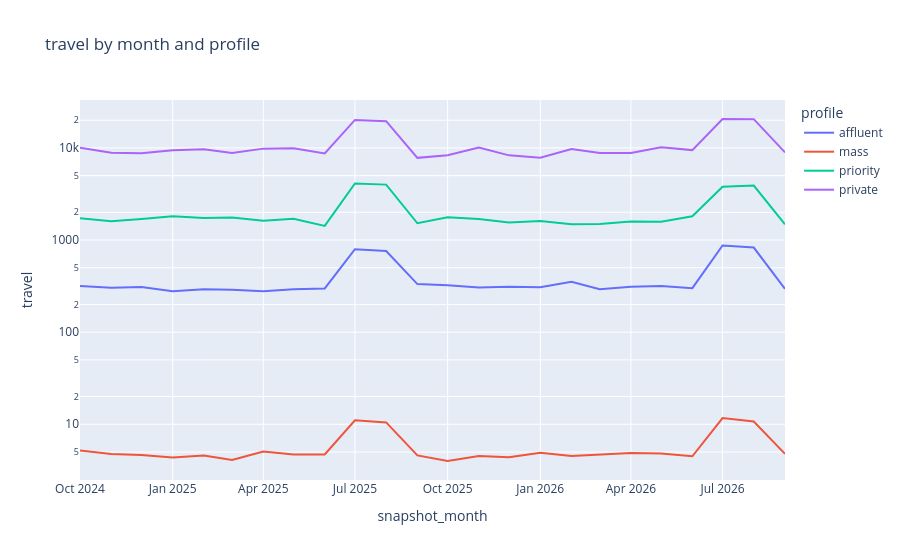
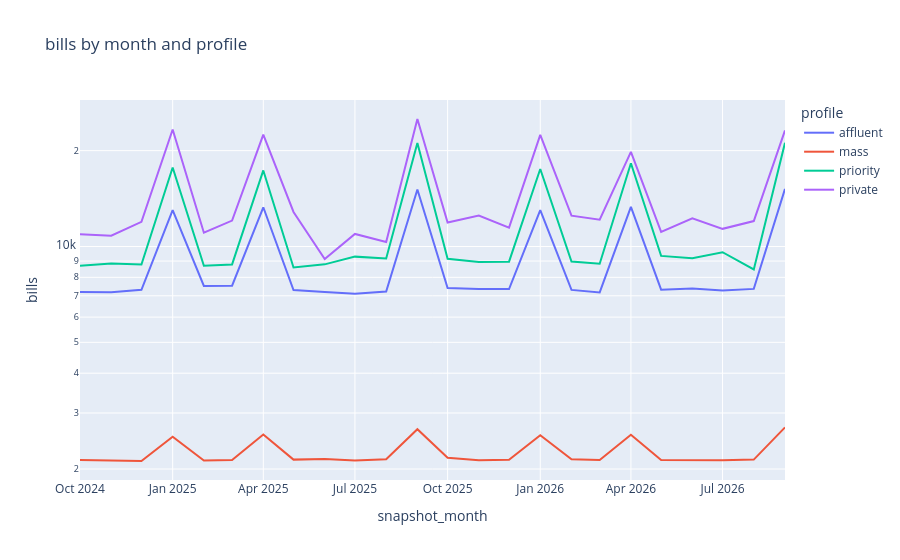
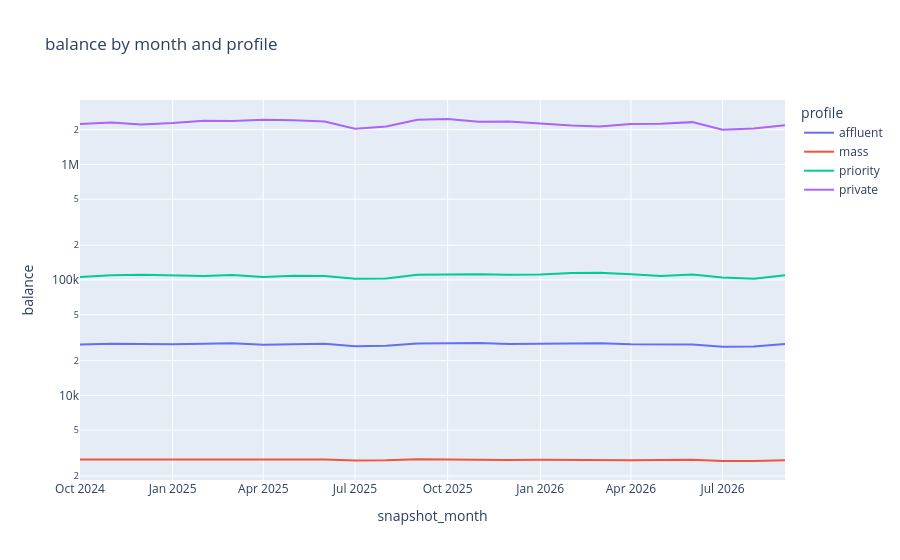
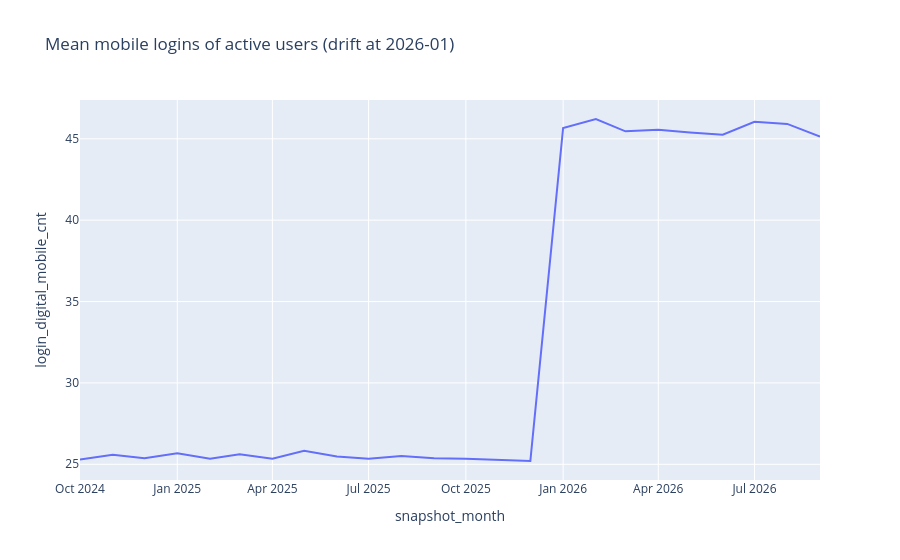

Source (notebook cell) for these figures, in order:
### Markdown cell above
## 5. Time effects
Summer: travel spend and FX up, balances down, less so for Mass. School fees in September,
January and April. Bonuses January–April. Mobile logins jump at the app relaunch (2026-01).

### Code cell
seasonal = (
    prof.groupby(["snapshot_month", "profile"])
    .agg(
        travel=("spend_cc_travel_vol", "mean"),
        bills=("outflow_casa_bills_vol", "mean"),
        balance=("casa_bal", "median"),
    )
    .reset_index()
)
for column in ["travel", "bills", "balance"]:
    px.line(
        seasonal,
        x="snapshot_month",
        y=column,
        color="profile",
        log_y=True,
        title=f"{column} by month and profile",
    ).show()
logins = amt.groupby("snapshot_month")["login_digital_mobile_cnt"].apply(lambda s: s[s > 0].mean())
px.line(
    logins.reset_index(),
    x="snapshot_month",
    y="login_digital_mobile_cnt",
    title="Mean mobile logins of active users (drift at 2026-01)",
).show()

### Figure 1 — Plotly figure (JSON) as saved in the notebook; plotly's stock layout.template omitted (floating-point values rounded to 4 significant figures)
{"data": [{"hovertemplate": "profile=affluent<br>snapshot_month=%{x}<br>travel=%{y}<extra></extra>", "legendgroup": "affluent", "line": {"color": "#636efa", "dash": "solid"}, "marker": {"symbol": "circle"}, "mode": "lines", "name": "affluent", "orientation": "v", "showlegend": true, "type": "scatter", "x": ["2024-10-01", "2024-11-01", "2024-12-01", "2025-01-01", "2025-02-01", "2025-03-01", "2025-04-01", "2025-05-01", "2025-06-01", "2025-07-01", "2025-08-01", "2025-09-01", "2025-10-01", "2025-11-01", "2025-12-01", "2026-01-01", "2026-02-01", "2026-03-01", "2026-04-01", "2026-05-01", "2026-06-01", "2026-07-01", "2026-08-01", "2026-09-01"], "xaxis": "x", "y": [316.3, 304.1, 308.5, 278.4, 292.9, 289.2, 278.9, 292.8, 298.2, 794.4, 759.7, 332.2, 323.1, 304.9, 310.4, 307.7, 352.6, 292.0, 311.4, 317.7, 300.3, 872.1, 828.5, 295.1], "yaxis": "y"}, {"hovertemplate": "profile=mass<br>snapshot_month=%{x}<br>travel=%{y}<extra></extra>", "legendgroup": "mass", "line": {"color": "#EF553B", "dash": "solid"}, "marker": {"symbol": "circle"}, "mode": "lines", "name": "mass", "orientation": "v", "showlegend": true, "type": "scatter", "x": ["2024-10-01", "2024-11-01", "2024-12-01", "2025-01-01", "2025-02-01", "2025-03-01", "2025-04-01", "2025-05-01", "2025-06-01", "2025-07-01", "2025-08-01", "2025-09-01", "2025-10-01", "2025-11-01", "2025-12-01", "2026-01-01", "2026-02-01", "2026-03-01", "2026-04-01", "2026-05-01", "2026-06-01", "2026-07-01", "2026-08-01", "2026-09-01"], "xaxis": "x", "y": [5.191, 4.757, 4.655, 4.37, 4.588, 4.095, 5.073, 4.692, 4.712, 11.05, 10.48, 4.59, 3.995, 4.517, 4.388, 4.904, 4.538, 4.684, 4.867, 4.815, 4.49, 11.68, 10.73, 4.769], "yaxis": "y"}, {"hovertemplate": "profile=priority<br>snapshot_month=%{x}<br>travel=%{y}<extra></extra>", "legendgroup": "priority", "line": {"color": "#00cc96", "dash": "solid"}, "marker": {"symbol": "circle"}, "mode": "lines", "name": "priority", "orientation": "v", "showlegend": true, "type": "scatter", "x": ["2024-10-01", "2024-11-01", "2024-12-01", "2025-01-01", "2025-02-01", "2025-03-01", "2025-04-01", "2025-05-01", "2025-06-01", "2025-07-01", "2025-08-01", "2025-09-01", "2025-10-01", "2025-11-01", "2025-12-01", "2026-01-01", "2026-02-01", "2026-03-01", "2026-04-01", "2026-05-01", "2026-06-01", "2026-07-01", "2026-08-01", "2026-09-01"], "xaxis": "x", "y": [1720.0, 1604.0, 1690.0, 1808.0, 1737.0, 1751.0, 1622.0, 1700.0, 1422.0, 4117.0, 3996.0, 1521.0, 1771.0, 1687.0, 1549.0, 1613.0, 1487.0, 1493.0, 1590.0, 1584.0, 1810.0, 3785.0, 3899.0, 1479.0], "yaxis": "y"}, {"hovertemplate": "profile=private<br>snapshot_month=%{x}<br>travel=%{y}<extra></extra>", "legendgroup": "private", "line": {"color": "#ab63fa", "dash": "solid"}, "marker": {"symbol": "circle"}, "mode": "lines", "name": "private", "orientation": "v", "showlegend": true, "type": "scatter", "x": ["2024-10-01", "2024-11-01", "2024-12-01", "2025-01-01", "2025-02-01", "2025-03-01", "2025-04-01", "2025-05-01", "2025-06-01", "2025-07-01", "2025-08-01", "2025-09-01", "2025-10-01", "2025-11-01", "2025-12-01", "2026-01-01", "2026-02-01", "2026-03-01", "2026-04-01", "2026-05-01", "2026-06-01", "2026-07-01", "2026-08-01", "2026-09-01"], "xaxis": "x", "y": [10060.0, 8846.0, 8726.0, 9413.0, 9681.0, 8805.0, 9822.0, 9933.0, 8698.0, 20130.0, 19510.0, 7802.0, 8321.0, 10090.0, 8302.0, 7844.0, 9746.0, 8786.0, 8793.0, 10190.0, 9470.0, 20600.0, 20520.0, 8940.0], "yaxis": "y"}], "layout": {"legend": {"title": {"text": "profile"}, "tracegroupgap": 0}, "title": {"text": "travel by month and profile"}, "xaxis": {"anchor": "y", "domain": [0.0, 1.0], "title": {"text": "snapshot_month"}}, "yaxis": {"anchor": "x", "domain": [0.0, 1.0], "title": {"text": "travel"}, "type": "log"}}}

### Figure 2 — Plotly figure (JSON) as saved in the notebook; plotly's stock layout.template omitted (floating-point values rounded to 4 significant figures)
{"data": [{"hovertemplate": "profile=affluent<br>snapshot_month=%{x}<br>bills=%{y}<extra></extra>", "legendgroup": "affluent", "line": {"color": "#636efa", "dash": "solid"}, "marker": {"symbol": "circle"}, "mode": "lines", "name": "affluent", "orientation": "v", "showlegend": true, "type": "scatter", "x": ["2024-10-01", "2024-11-01", "2024-12-01", "2025-01-01", "2025-02-01", "2025-03-01", "2025-04-01", "2025-05-01", "2025-06-01", "2025-07-01", "2025-08-01", "2025-09-01", "2025-10-01", "2025-11-01", "2025-12-01", "2026-01-01", "2026-02-01", "2026-03-01", "2026-04-01", "2026-05-01", "2026-06-01", "2026-07-01", "2026-08-01", "2026-09-01"], "xaxis": "x", "y": [7189.0, 7182.0, 7313.0, 13020.0, 7520.0, 7534.0, 13280.0, 7299.0, 7192.0, 7102.0, 7223.0, 15100.0, 7404.0, 7350.0, 7349.0, 13020.0, 7304.0, 7173.0, 13310.0, 7316.0, 7384.0, 7269.0, 7358.0, 15170.0], "yaxis": "y"}, {"hovertemplate": "profile=mass<br>snapshot_month=%{x}<br>bills=%{y}<extra></extra>", "legendgroup": "mass", "line": {"color": "#EF553B", "dash": "solid"}, "marker": {"symbol": "circle"}, "mode": "lines", "name": "mass", "orientation": "v", "showlegend": true, "type": "scatter", "x": ["2024-10-01", "2024-11-01", "2024-12-01", "2025-01-01", "2025-02-01", "2025-03-01", "2025-04-01", "2025-05-01", "2025-06-01", "2025-07-01", "2025-08-01", "2025-09-01", "2025-10-01", "2025-11-01", "2025-12-01", "2026-01-01", "2026-02-01", "2026-03-01", "2026-04-01", "2026-05-01", "2026-06-01", "2026-07-01", "2026-08-01", "2026-09-01"], "xaxis": "x", "y": [2136.0, 2127.0, 2120.0, 2525.0, 2127.0, 2135.0, 2568.0, 2141.0, 2152.0, 2127.0, 2147.0, 2667.0, 2171.0, 2132.0, 2137.0, 2554.0, 2145.0, 2136.0, 2563.0, 2137.0, 2129.0, 2133.0, 2141.0, 2703.0], "yaxis": "y"}, {"hovertemplate": "profile=priority<br>snapshot_month=%{x}<br>bills=%{y}<extra></extra>", "legendgroup": "priority", "line": {"color": "#00cc96", "dash": "solid"}, "marker": {"symbol": "circle"}, "mode": "lines", "name": "priority", "orientation": "v", "showlegend": true, "type": "scatter", "x": ["2024-10-01", "2024-11-01", "2024-12-01", "2025-01-01", "2025-02-01", "2025-03-01", "2025-04-01", "2025-05-01", "2025-06-01", "2025-07-01", "2025-08-01", "2025-09-01", "2025-10-01", "2025-11-01", "2025-12-01", "2026-01-01", "2026-02-01", "2026-03-01", "2026-04-01", "2026-05-01", "2026-06-01", "2026-07-01", "2026-08-01", "2026-09-01"], "xaxis": "x", "y": [8695.0, 8839.0, 8779.0, 17700.0, 8696.0, 8783.0, 17330.0, 8593.0, 8788.0, 9293.0, 9164.0, 21140.0, 9146.0, 8936.0, 8960.0, 17520.0, 8964.0, 8830.0, 18260.0, 9344.0, 9191.0, 9594.0, 8471.0, 21160.0], "yaxis": "y"}, {"hovertemplate": "profile=private<br>snapshot_month=%{x}<br>bills=%{y}<extra></extra>", "legendgroup": "private", "line": {"color": "#ab63fa", "dash": "solid"}, "marker": {"symbol": "circle"}, "mode": "lines", "name": "private", "orientation": "v", "showlegend": true, "type": "scatter", "x": ["2024-10-01", "2024-11-01", "2024-12-01", "2025-01-01", "2025-02-01", "2025-03-01", "2025-04-01", "2025-05-01", "2025-06-01", "2025-07-01", "2025-08-01", "2025-09-01", "2025-10-01", "2025-11-01", "2025-12-01", "2026-01-01", "2026-02-01", "2026-03-01", "2026-04-01", "2026-05-01", "2026-06-01", "2026-07-01", "2026-08-01", "2026-09-01"], "xaxis": "x", "y": [10930.0, 10810.0, 11950.0, 23310.0, 11050.0, 12060.0, 22470.0, 12840.0, 9136.0, 10950.0, 10330.0, 25140.0, 11890.0, 12510.0, 11470.0, 22420.0, 12500.0, 12140.0, 19820.0, 11120.0, 12270.0, 11360.0, 12020.0, 23150.0], "yaxis": "y"}], "layout": {"legend": {"title": {"text": "profile"}, "tracegroupgap": 0}, "title": {"text": "bills by month and profile"}, "xaxis": {"anchor": "y", "domain": [0.0, 1.0], "title": {"text": "snapshot_month"}}, "yaxis": {"anchor": "x", "domain": [0.0, 1.0], "title": {"text": "bills"}, "type": "log"}}}

### Figure 3 — Plotly figure (JSON) as saved in the notebook; plotly's stock layout.template omitted (floating-point values rounded to 4 significant figures)
{"data": [{"hovertemplate": "profile=affluent<br>snapshot_month=%{x}<br>balance=%{y}<extra></extra>", "legendgroup": "affluent", "line": {"color": "#636efa", "dash": "solid"}, "marker": {"symbol": "circle"}, "mode": "lines", "name": "affluent", "orientation": "v", "showlegend": true, "type": "scatter", "x": ["2024-10-01", "2024-11-01", "2024-12-01", "2025-01-01", "2025-02-01", "2025-03-01", "2025-04-01", "2025-05-01", "2025-06-01", "2025-07-01", "2025-08-01", "2025-09-01", "2025-10-01", "2025-11-01", "2025-12-01", "2026-01-01", "2026-02-01", "2026-03-01", "2026-04-01", "2026-05-01", "2026-06-01", "2026-07-01", "2026-08-01", "2026-09-01"], "xaxis": "x", "y": [27600.0, 27990.0, 27820.0, 27680.0, 28000.0, 28250.0, 27450.0, 27840.0, 28020.0, 26680.0, 26940.0, 28160.0, 28140.0, 28360.0, 27920.0, 28090.0, 28320.0, 28220.0, 27680.0, 27500.0, 27550.0, 26350.0, 26470.0, 27870.0], "yaxis": "y"}, {"hovertemplate": "profile=mass<br>snapshot_month=%{x}<br>balance=%{y}<extra></extra>", "legendgroup": "mass", "line": {"color": "#EF553B", "dash": "solid"}, "marker": {"symbol": "circle"}, "mode": "lines", "name": "mass", "orientation": "v", "showlegend": true, "type": "scatter", "x": ["2024-10-01", "2024-11-01", "2024-12-01", "2025-01-01", "2025-02-01", "2025-03-01", "2025-04-01", "2025-05-01", "2025-06-01", "2025-07-01", "2025-08-01", "2025-09-01", "2025-10-01", "2025-11-01", "2025-12-01", "2026-01-01", "2026-02-01", "2026-03-01", "2026-04-01", "2026-05-01", "2026-06-01", "2026-07-01", "2026-08-01", "2026-09-01"], "xaxis": "x", "y": [2775.0, 2788.0, 2778.0, 2776.0, 2778.0, 2789.0, 2784.0, 2792.0, 2787.0, 2728.0, 2734.0, 2792.0, 2776.0, 2766.0, 2760.0, 2771.0, 2752.0, 2743.0, 2745.0, 2752.0, 2764.0, 2700.0, 2700.0, 2747.0], "yaxis": "y"}, {"hovertemplate": "profile=priority<br>snapshot_month=%{x}<br>balance=%{y}<extra></extra>", "legendgroup": "priority", "line": {"color": "#00cc96", "dash": "solid"}, "marker": {"symbol": "circle"}, "mode": "lines", "name": "priority", "orientation": "v", "showlegend": true, "type": "scatter", "x": ["2024-10-01", "2024-11-01", "2024-12-01", "2025-01-01", "2025-02-01", "2025-03-01", "2025-04-01", "2025-05-01", "2025-06-01", "2025-07-01", "2025-08-01", "2025-09-01", "2025-10-01", "2025-11-01", "2025-12-01", "2026-01-01", "2026-02-01", "2026-03-01", "2026-04-01", "2026-05-01", "2026-06-01", "2026-07-01", "2026-08-01", "2026-09-01"], "xaxis": "x", "y": [106200.0, 109800.0, 111100.0, 110400.0, 108400.0, 110400.0, 106200.0, 108500.0, 108100.0, 102300.0, 103100.0, 110700.0, 111500.0, 111900.0, 110800.0, 111500.0, 114800.0, 115500.0, 111900.0, 108000.0, 111600.0, 105100.0, 102400.0, 109600.0], "yaxis": "y"}, {"hovertemplate": "profile=private<br>snapshot_month=%{x}<br>balance=%{y}<extra></extra>", "legendgroup": "private", "line": {"color": "#ab63fa", "dash": "solid"}, "marker": {"symbol": "circle"}, "mode": "lines", "name": "private", "orientation": "v", "showlegend": true, "type": "scatter", "x": ["2024-10-01", "2024-11-01", "2024-12-01", "2025-01-01", "2025-02-01", "2025-03-01", "2025-04-01", "2025-05-01", "2025-06-01", "2025-07-01", "2025-08-01", "2025-09-01", "2025-10-01", "2025-11-01", "2025-12-01", "2026-01-01", "2026-02-01", "2026-03-01", "2026-04-01", "2026-05-01", "2026-06-01", "2026-07-01", "2026-08-01", "2026-09-01"], "xaxis": "x", "y": [2245000.0, 2306000.0, 2223000.0, 2286000.0, 2389000.0, 2385000.0, 2436000.0, 2417000.0, 2361000.0, 2043000.0, 2135000.0, 2444000.0, 2477000.0, 2350000.0, 2352000.0, 2250000.0, 2176000.0, 2138000.0, 2238000.0, 2248000.0, 2327000.0, 1996000.0, 2055000.0, 2190000.0], "yaxis": "y"}], "layout": {"legend": {"title": {"text": "profile"}, "tracegroupgap": 0}, "title": {"text": "balance by month and profile"}, "xaxis": {"anchor": "y", "domain": [0.0, 1.0], "title": {"text": "snapshot_month"}}, "yaxis": {"anchor": "x", "domain": [0.0, 1.0], "title": {"text": "balance"}, "type": "log"}}}

### Figure 4 — Plotly figure (JSON) as saved in the notebook; plotly's stock layout.template omitted (floating-point values rounded to 4 significant figures)
{"data": [{"hovertemplate": "snapshot_month=%{x}<br>login_digital_mobile_cnt=%{y}<extra></extra>", "legendgroup": "", "line": {"color": "#636efa", "dash": "solid"}, "marker": {"symbol": "circle"}, "mode": "lines", "name": "", "orientation": "v", "showlegend": false, "type": "scatter", "x": ["2024-10-01", "2024-11-01", "2024-12-01", "2025-01-01", "2025-02-01", "2025-03-01", "2025-04-01", "2025-05-01", "2025-06-01", "2025-07-01", "2025-08-01", "2025-09-01", "2025-10-01", "2025-11-01", "2025-12-01", "2026-01-01", "2026-02-01", "2026-03-01", "2026-04-01", "2026-05-01", "2026-06-01", "2026-07-01", "2026-08-01", "2026-09-01"], "xaxis": "x", "y": [25.29, 25.58, 25.37, 25.68, 25.34, 25.62, 25.34, 25.83, 25.48, 25.34, 25.5, 25.38, 25.34, 25.28, 25.2, 45.66, 46.22, 45.46, 45.56, 45.39, 45.25, 46.04, 45.91, 45.13], "yaxis": "y"}], "layout": {"legend": {"tracegroupgap": 0}, "title": {"text": "Mean mobile logins of active users (drift at 2026-01)"}, "xaxis": {"anchor": "y", "domain": [0.0, 1.0], "title": {"text": "snapshot_month"}}, "yaxis": {"anchor": "x", "domain": [0.0, 1.0], "title": {"text": "login_digital_mobile_cnt"}}}}
